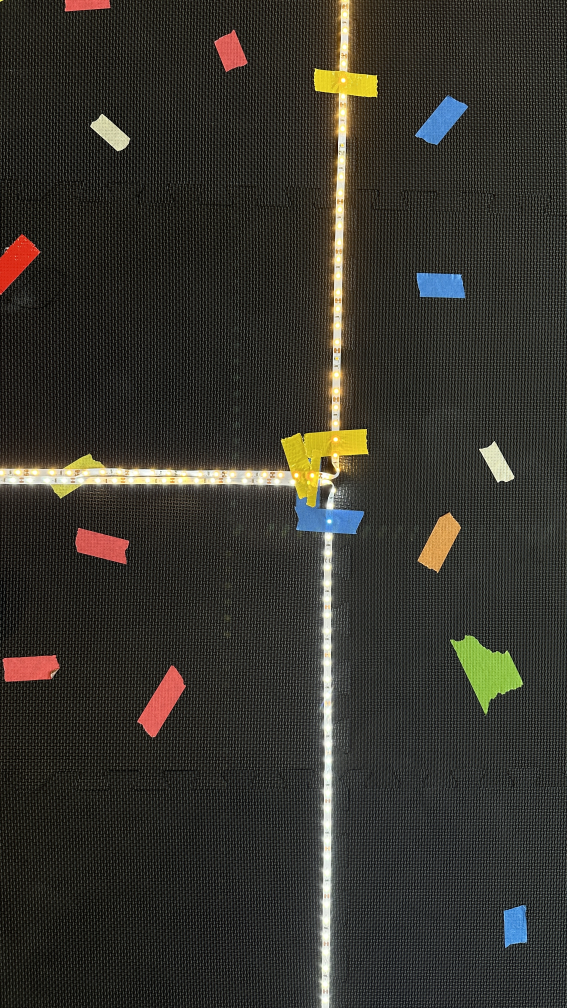
#> input picture notebooks/day1CamImages/IMG_8127.jpg, 2268 x 4032 px, given in place of lightningbolt.png, which was not available (shown at 1/4 size)
$ jupyter execute --allow-errors 03_LinearRegression.ipynb   (shell and % lines are left out)   (text cells are left out)
#> lines starting #> are read from the running program, lines starting #| are printed output that depends on the picture; after the words box and inside, x2 and y2 are one past the last pixel; in counts of white or black regions, pixels touching at a corner belong together; pictures that were not available may be replaced by others from this repository, and a replacement may not be noted
[cell 1]
from __future__ import print_function
import numpy as np
import matplotlib.pyplot as plt
import cv2
from IPython.display import HTML, YouTubeVideo
import matplotlib.patches as patches
from matplotlib.lines import Line2D

#> (a cell that did not finish here is left out)

[cell 3]
YouTubeVideo('6OvhLPS7rj4', width=560, height=315)

[cell 4]
YouTubeVideo('mIx2Oj5y9Q8', width=560, height=315)

[cell 5]
YouTubeVideo('f6OnoxctvUk', width=560, height=315)

[cell 6]
YouTubeVideo('u1HhUB3NP8g', width=560, height=315)

[cell 7]
YouTubeVideo('8RSTQl0bQuw', width=560, height=315)

[cell 8]
YouTubeVideo('GAmzwIkGFgE', width=560, height=315)

[cell 9]
YouTubeVideo('ww_yT9ckPWw', width=560, height=315)

[cell 10]
lightningbolt = cv2.imread('shapes/lightningbolt.png', cv2.IMREAD_GRAYSCALE)
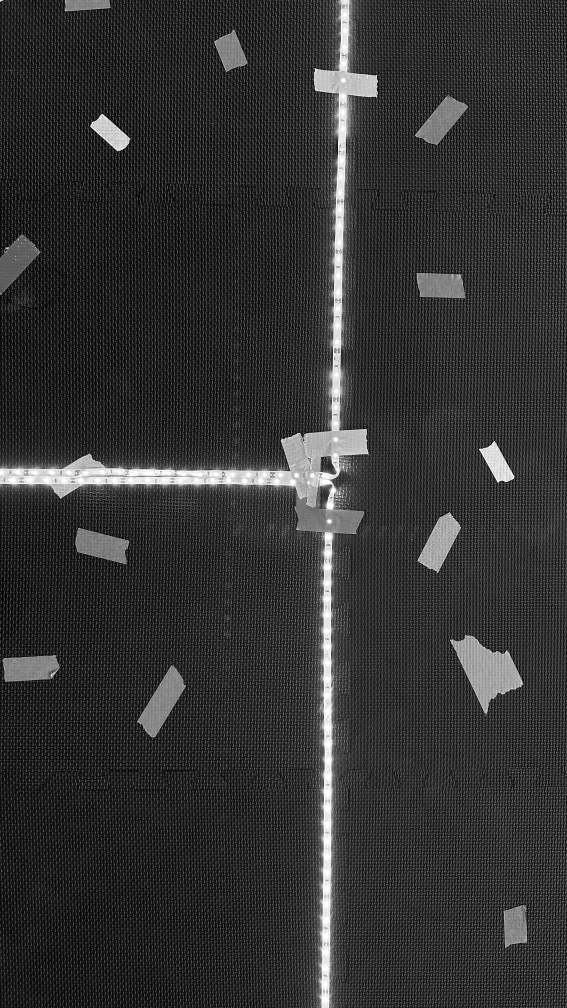
#> lightningbolt: shape (4032, 2268) (shown at 1/4 size); min 0, max 255, mean 50.8
_, lightningbolt = cv2.threshold(lightningbolt,150,255,cv2.THRESH_BINARY)
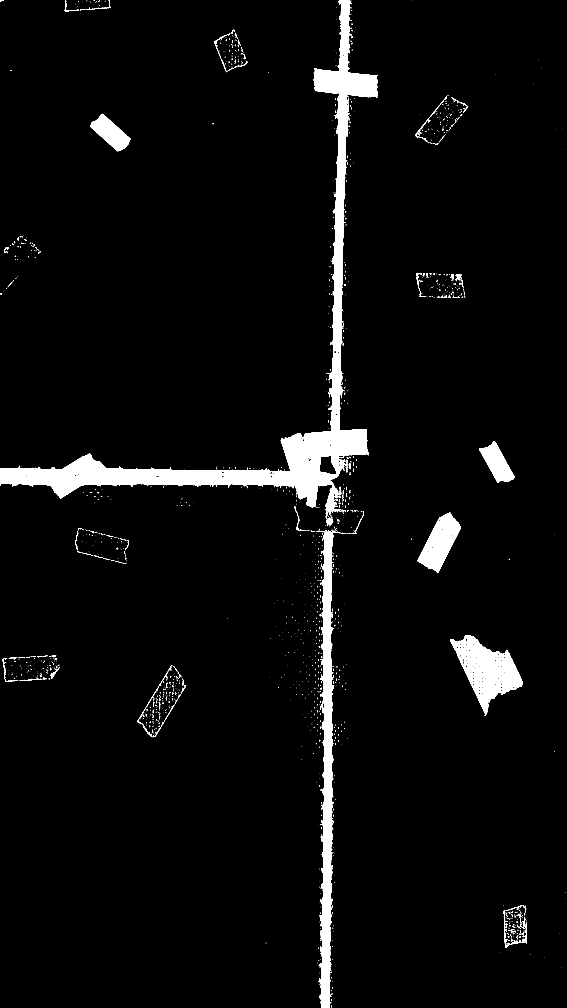
#> lightningbolt: shape (4032, 2268) (shown at 1/4 size); 4.1% white; 1986 white regions (1794 under 20 px), largest, box (x1, y1, x2, y2) and area: (0, 0, 1512, 2058) 210931, (1273, 2120, 1354, 4032) 64249, (1800, 2540, 2092, 2863) 36742
print(lightningbolt.shape)
#| (4032, 2268)
#> (the rest of this cell did not finish here and is left out)

[cell 11]
np.argwhere

[cell 12]
bolt = np.argwhere(lightningbolt)
#> bolt = 373584 pairs, first value 0 to 4031, second value 0 to 2261
bolt
#> Out has the same summary as bolt

#> (a cell that did not finish here is left out)

#> (a cell that did not finish here is left out)

[cell 15]
def calculate_regression(points): # input is the result of np.argwhere
    # convert points to float
    points = points.astype(float) #TODO (see astype, https://docs.scipy.org/doc/numpy/reference/generated/numpy.ndarray.astype.html)

    xs = points[:, 1] #TODO
    ys = points[:, 0] #TODO
    x_mean = np.mean(xs)
    y_mean = np.mean(ys)

    xy_mean =  np.mean(xs * ys)

    x_squared_mean = np.mean(xs * xs)

    m = (xy_mean - x_mean * y_mean) / (x_squared_mean - x_mean ** 2)

    b = y_mean - m * x_mean

    return (m,b)

[cell 16]
def find_inliers(m, b, shape):
    height, width = shape

    # x = 0 (left edge), compute y
    x1 = 0
    y1 = m * x1 + b

    # x = width - 1 (right edge), compute y
    x2 = width
    y2 = m * x2 + b

    # Clip y values to stay within the image bounds
    y1 = max(0, min(height - 1, int(round(y1))))
    y2 = max(0, min(height - 1, int(round(y2))))

    return (x1, x2, y1, y2)

[cell 17]
star = cv2.imread('shapes/squishedstar.png', cv2.IMREAD_GRAYSCALE)
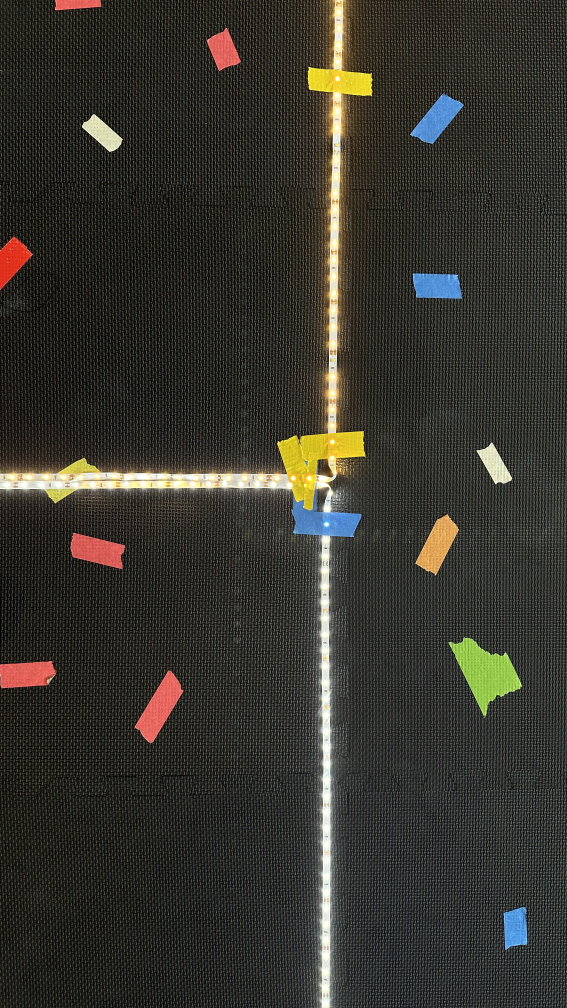
#> input picture notebooks/day1CamImages/IMG_8128.jpg, 2268 x 4032 px, given in place of squishedstar.png, which was not available (shown at 1/4 size)
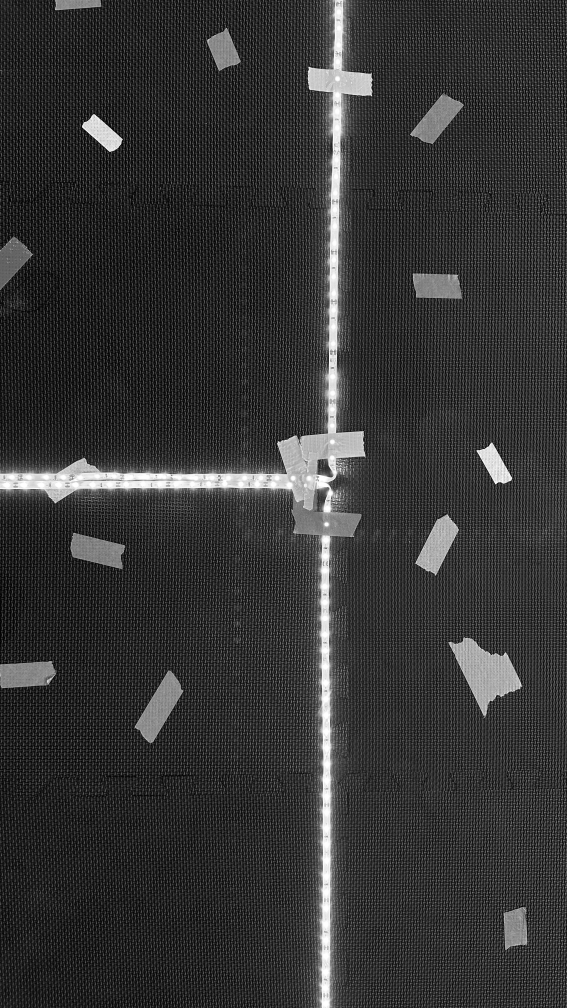
#> star: shape (4032, 2268) (shown at 1/4 size); min 0, max 255, mean 52.7
print(star.shape)
#| (4032, 2268)

_, star = cv2.threshold(star,125,255,cv2.THRESH_BINARY)
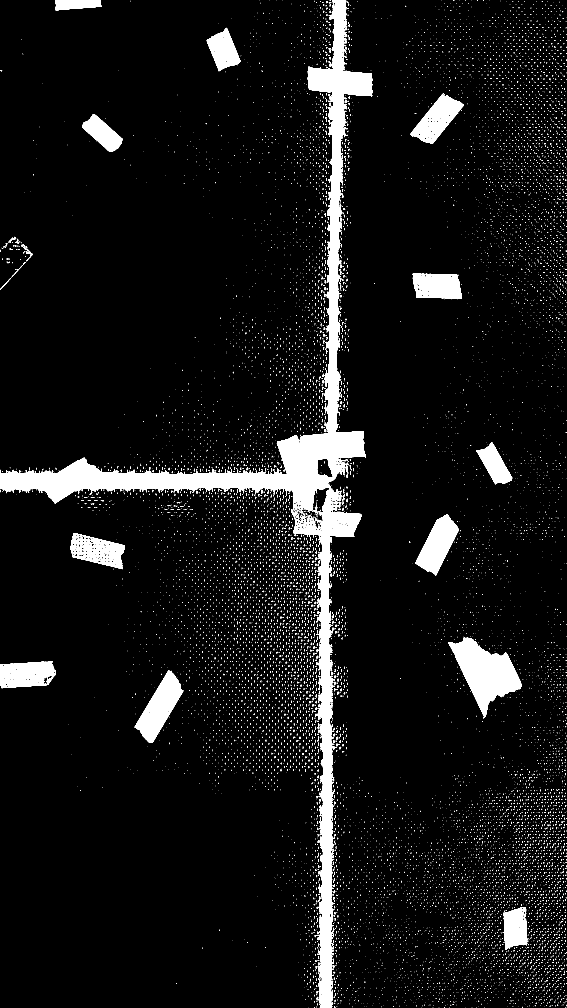
#> star: shape (4032, 2268) (shown at 1/4 size); 6.6% white; 14234 white regions (13773 under 20 px), largest, box (x1, y1, x2, y2) and area: (0, 0, 1491, 4032) 327267, (1794, 2549, 2088, 2873) 43328, (539, 2681, 734, 2971) 23239
#> (the rest of this cell did not finish here and is left out)

[cell 18]
m,b = calculate_regression(np.argwhere(star))
#> in calculate_regression, `points = points.astype(float)`: points = 602277 pairs, first value 0 to 4031, second value 0 to 2267
#> in calculate_regression, `x_mean = np.mean(xs)`: x_mean = 1213.4
#> in calculate_regression, `y_mean = np.mean(ys)`: y_mean = 1955.3
#> in calculate_regression, `xy_mean =  np.mean(xs * ys)`: xy_mean = 2418865.7
#> in calculate_regression, `x_squared_mean = np.mean(xs * xs)`: x_squared_mean = 1768473
#> in calculate_regression, `m = (xy_mean - x_mean * y_mean) / (x_squared_mean - x_mean ** 2)`: m = 0.157
#> in calculate_regression, `b = y_mean - m * x_mean`: b = 1765.1
#> m = 0.157; b = 1765.1
x1, x2, y1, y2  = find_inliers(m,b, star.shape)
#> in find_inliers, `y2 = m * x2 + b`: y2 = 2120.6
#> in find_inliers, `y1 = max(0, min(height - 1, int(round(y1))))`: y1 = 1765
#> in find_inliers, `y2 = max(0, min(height - 1, int(round(y2))))`: y2 = 2121
#> x1 = 0; x2 = 2268; y1 = 1765; y2 = 2121
print(f"{x1}, {x2}, {y1}, {y2}")
#| 0, 2268, 1765, 2121

#> (a cell that did not finish here is left out)

#> (a cell that did not finish here is left out)

[cell 21]
lightningbolt      = cv2.imread('shapes/lightningbolt.png', cv2.IMREAD_GRAYSCALE)
blob               = cv2.imread('shapes/blob.png', cv2.IMREAD_GRAYSCALE)
star               = cv2.imread('shapes/star.png', cv2.IMREAD_GRAYSCALE)
squishedstar       = cv2.imread('shapes/squishedstar.png', cv2.IMREAD_GRAYSCALE)
squishedturnedstar = cv2.imread('shapes/squishedturnedstar.png', cv2.IMREAD_GRAYSCALE)
letterj            = cv2.imread('shapes/letterj.png', cv2.IMREAD_GRAYSCALE)
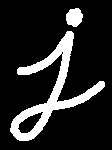
#> input picture notebooks/shapes/letterj.png, 112 x 150 px
#> letterj: shape (150, 112); 15.3% white; 2 white regions, box (x1, y1, x2, y2) and area: (10, 31, 105, 141) 2331, (66, 8, 83, 27) 245

images = [lightningbolt, blob, star, squishedstar, squishedturnedstar, letterj]


#> (the rest of this cell did not finish here and is left out)
